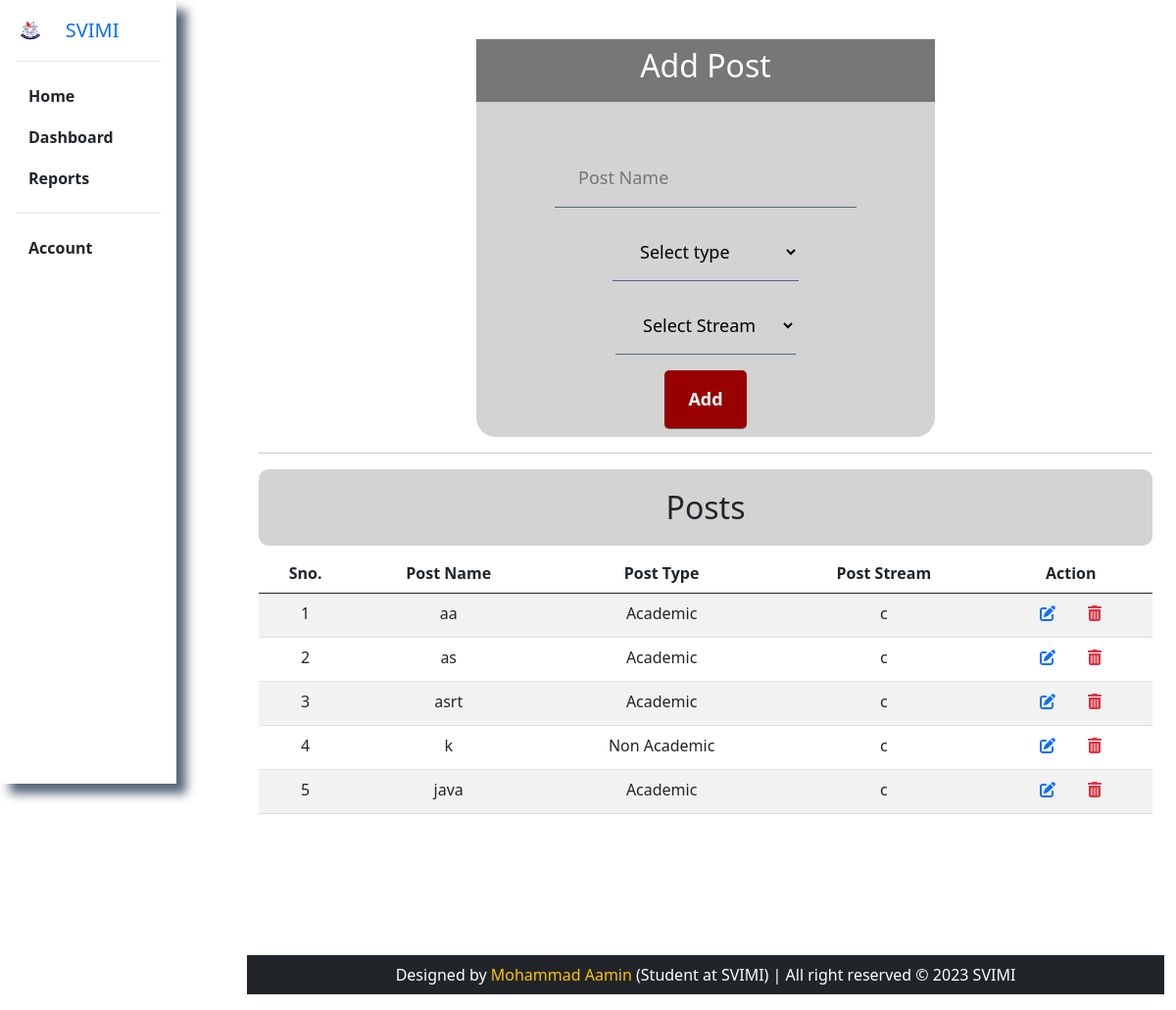
The page /svimr/admin/addpost.php (signed in) on the database its author committed.
### tables this page shows
CREATE TABLE `post_applied` (
  `id` int(11) NOT NULL,
  `post_name` varchar(255) NOT NULL,
  `type` varchar(255) NOT NULL,
  `stream_id` int(11) NOT NULL
);

CREATE TABLE `academic_stream` (
  `id` int(11) NOT NULL,
  `academic_stream` varchar(255) NOT NULL
);

### svimr/admin/addpost.php (the view, shortened to what this page needs)
<!DOCTYPE html>
<html lang="en">
<head>
    <link rel="stylesheet" type="text/css" href="https://cdn.datatables.net/1.13.1/css/jquery.dataTables.css">
    <link rel="stylesheet" href="https://cdnjs.cloudflare.com/ajax/libs/font-awesome/6.2.0/css/all.min.css"
 />
    <link rel="stylesheet" href="../css/style.css">
</head>
<body>
    <?php include('./sidebar.php');
    ?>
    <div class='container-fluid add-faculty'>
        <div class='row'>
            <div class='faculty-heading'>
                <h2>Add Post</h2>
            </div>
            <form method="post" class='add-faculty-form' action="./addpost1.php">
                <div>
                    <input type='text' placeholder='Post Name' required name='post-name' />
                  </div>
                <div>
                    <select name="type"  required>
                        <option selected>Select type</option>
                    </select>
                </div>
                <div>
                    <select name="stream">
                        <option selected>Select Stream</option>
                    </select>
                </div>
                <div> <input id='submit-faculty-btn' type='submit' name="add_post" value='Add' /></div>
            </form>
        </div>
        <div class='container-fluid faculty-list'>
            <hr>
            <table id='faculty-table' class="table table-striped table-hover">
                <header style="background-color:lightgray; border-radius:10px">
                    <h2 style="padding:20px; ">Posts</h2>
                </header>
                <thead>
                    <tr>
                        <th>Sno.</th>
                        <th>Post Name</th>
                        <th>Post Type</th>
                        <th>Post Stream</th>
                        <th>Action</th>
                    </tr>
                </thead>
                <tbody>
                    <?php
                    include("./db.php");
                    $query = mysqli_query($conn, "select * from post_applied");
                    if ($query) {
                        $count = 0;
                        while ($result = mysqli_fetch_assoc($query)) {
                            ?>
                            <tr>
                                <td>
                                    <?php echo ++$count; ?>
                                </td>
                                <td>
                                    <?php echo $result['post_name']; ?>
                                </td>
                                <td>
                                    <?php echo $result['type']; ?>
                                </td>
                                <td>
                                    <?php
                                    $sql2="select academic_stream from academic_stream where id=$result[stream_id]";
                                    $query1=mysqli_query($conn,$sql2);
                                    $res=mysqli_fetch_assoc($query1);
                                    echo $res['academic_stream']; ?>
                                </td>
                                <td>
                                    <a href="./editfaculty.php?faculty_id=<?php echo $result[0]; ?>">
                                        <i class="fa-solid fa-pen-to-square p-1 text-primary"></i>
                                    </a>
                                    <a href="./deletefaculty.php?faculty_id=<?php echo $result[0]; ?>"
                                        onclick="return confirm_delete_faculty()">
                                        <i class="fa-solid fa-trash-can p-1 text-danger"></i>
                                    </a>
                                </td>
                            </tr>
                        <?php
                        }
                    } else {
                        echo "<tr><td colspan='3'>There is no data to display</td></tr>";
                    }
                    ?>
                </tbody>
            </table>
        </div>
    </div>
</body>
</html>
<?php
include("./footer.php");
?>

### svimr/admin/sidebar.php (shortened to what this page needs)
<!DOCTYPE html>
<html lang="en">
<head>
    <link href="https://cdn.jsdelivr.net/npm/bootstrap@5.0.2/dist/css/bootstrap.min.css" rel="stylesheet"
>
    <link rel="stylesheet" href="../css/style.css">
</head>
<body>
    <div class="  flex-shrink-0 p-3 bg-white " id="sidebar">
        <div class="d-flex align-items-center pb-3 mb-3  text-decoration-none border-bottom">
            <img src='../img/logo.jpg' width="30" height="24" />
            <span class="fs-5 fw-semibold text-primary">SVIMI</span>
        </div>
        <ul class="list-unstyled ps-0">
            <li class="mb-1">
                <a class="btn btn-toggle align-items-center rounded collapsed" href="./dashboard.php">
                    <b>Home</b>
                </a>
            </li>
            <li class="mb-1">
                <button class="btn btn-toggle align-items-center rounded collapsed" data-bs-toggle="collapse"
                    data-bs-target="#dashboard-collapse" aria-expanded="false">
                    <b>Dashboard</b>
                </button>
            </li>
            <li class="mb-1">
                <button class="btn btn-toggle align-items-center rounded collapsed" data-bs-toggle="collapse"
                    data-bs-target="#orders-collapse" aria-expanded="false">
                    <b>Reports</b>
                </button>
            </li>
            <li class="border-top my-3"></li>
            <li class="mb-1">
                <button class="btn btn-toggle align-items-center rounded collapsed" data-bs-toggle="collapse"
                    data-bs-target="#account-collapse" aria-expanded="false">
                    <b>Account</b>
                </button>
            </li>
        </ul>
    </div>
</body>
</html>

### svimr/admin/footer.php (shortened to what this page needs)
<!DOCTYPE html>
<html lang="en">
<head>
    <link href="https://cdn.jsdelivr.net/npm/bootstrap@5.0.2/dist/css/bootstrap.min.css" rel="stylesheet"
>
    <link rel="stylesheet" href="../css/style.css">
</head>
<body>
    <div class="container-fluid footer ">
        <p class=" text-white p-2 bg-dark">Designed by <a href="https://dineshrao275.github.io/dinesh-portfolio/"
                class="text-warning">Mohammad Aamin </a> (Student at SVIMI) | All right reserved &copy; 2023 SVIMI </p>
    </div>
</body>
</html>

### svimr/css/style.css (style rules this page uses)
* { margin: 0; padding: 0; }
a { text-decoration: none; color: #000; }
#sidebar { width: 15%; height: 100vh; position: fixed; top: 0px; left: 0px; box-shadow: 10px 10px 10px #567; display: inline-block; float: left; }
.footer { width: 80%; display: inline-block; float: right; text-align: center; margin-top: 5vh; position: fixed; bottom: 0px; right: 0px; margin-top: 200px; }
.add-faculty { width: 80%; display: inline-block; float: right; text-align: center; margin-top: 5vh; }
.add-faculty .row { width: 50%; background-color: lightgray; margin: auto; border-radius: 20px; }
.faculty-heading { height: 8vh; text-align: center; background-color: #777; padding: 1vh; }
.faculty-heading h2 { color: white; }
.add-faculty-form { margin-top: 5vh; }
#faculty-table { margin-bottom: 200px; }
.add-faculty input, .add-faculty-form select { margin: 1vh 1vw; padding: 2vh 2vw; font-size: 18px; border: none; outline: none; border-bottom: 1px solid #567; background: transparent; transition: .5s; }
#submit-faculty-btn { color: white; font-weight: bold; border-radius: 5px; transition: .6s; cursor: pointer; background: #900; }

### rows shown on the page
post_applied: post_name "aa", type "Academic", stream.academic_stream "c"
post_applied: post_name "as", type "Academic", stream.academic_stream "c"
post_applied: post_name "asrt", type "Academic", stream.academic_stream "c"
post_applied: post_name "k", type "Non Academic", stream.academic_stream "c"
post_applied: post_name "java", type "Academic", stream.academic_stream "c"
